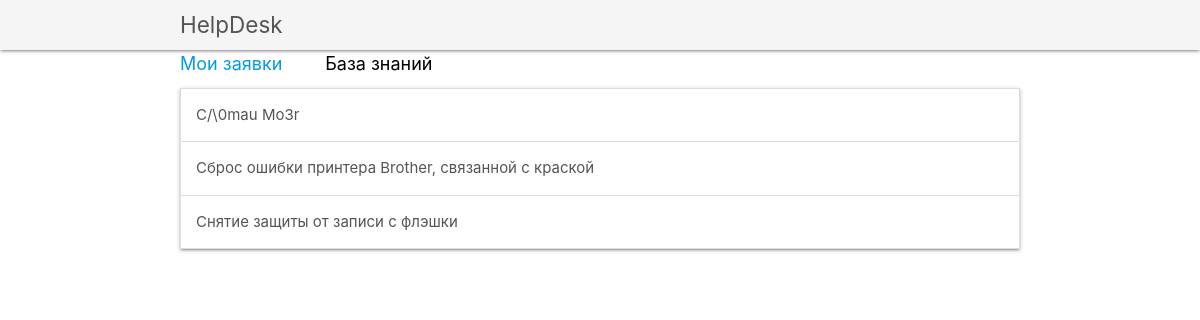
The app's page /manuals/ with its own data.
### help/models.py (models this page shows, shortened)
class Manual(Model):
    title = CharField("Заголовок", max_length = 100)
    content = RichTextUploadingField("Решение")
    class Meta:
        verbose_name = "Руководство пользователя"
        verbose_name_plural = "Руководства пользователя"

### help/views.py (the view)
# urls.py: path('manuals/', manuals, name='manuals'),
def manuals(request):
    manuals = Manual.objects.all()
    return render(request, 'manuals.html', {'manuals': manuals})

### help/templates/manuals.html
{% extends "base.html" %}
{% block content %}
  <a href="{% url 'tickets' %}" class="breadcrumb">Мои заявки</a>
  <a href="{% url 'manuals' %}" class="breadcrumb" style="pointer-events: none; color: #000000">
    База знаний
  </a>
  <ul class="collapsible">
    {% for manual in manuals %}
      <li>
        <div class="collapsible-header">
          <a href="{% url 'manual' manual.id %}">{{ manual.title }}</a>
        </div>
      </li>
    {% endfor %}
  </ul>
{% endblock content %}

### records on screen
Manual: title "С/\\0mau Mo3r"
Manual: title "Сброс ошибки принтера Brother, связанной с краской"
Manual: title "Снятие защиты от записи с флэшки"
